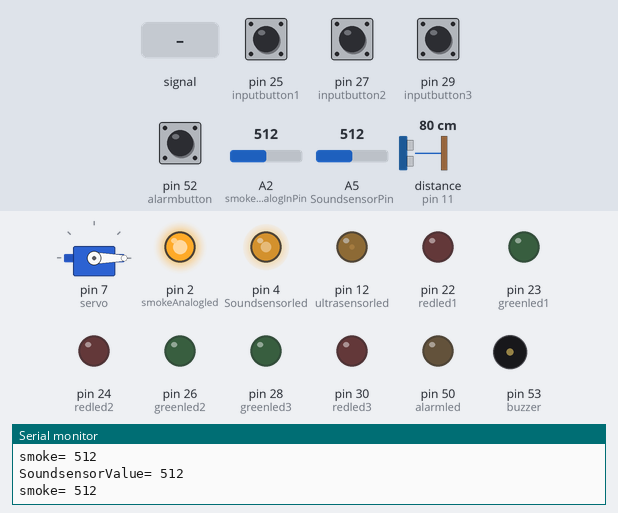
A sketch run on a simulated Arduino Mega 2560, built with avr-gcc and run on an emulated ATmega2560. Shown: servo, output pins drawn as LEDs (lit = HIGH), buzzer (waves = sounding, pin HIGH), the last lines printed to the serial monitor. Wiring (inferred from the names in the program): ultrasonic range finder: trigger pin 11; echo pin 11. The inputs (shaded band) are chosen by the test bench; at power-on: pin 25 (inputbutton1), pin 27 (inputbutton2), pin 29 (inputbutton3), pin 52 (alarmbutton) LOW, A5 (SoundsensorPin) = 512, distance to the obstacle (sensor on pin 11) 80 cm, A2 (smokeAnalogInPin) = 512. The echo pulse lasts 58.3 µs per cm.

Above: at 1.2 s.
1.3 s: A5 (SoundsensorPin) set to 228
At 1.67 s:
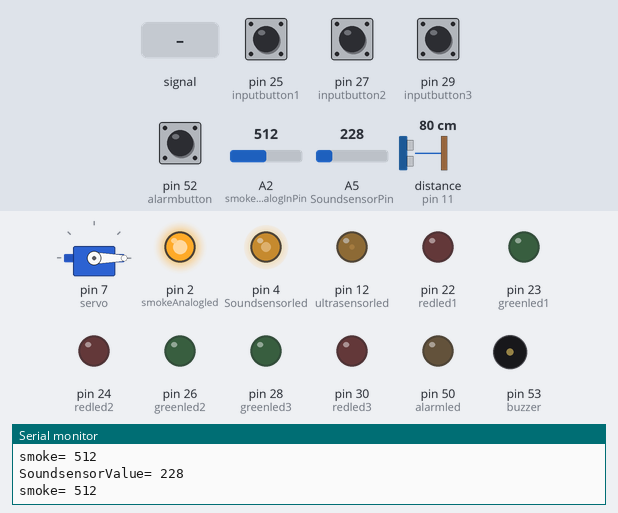
4.3 s: A5 (SoundsensorPin) set to 206
At 5.0 s:
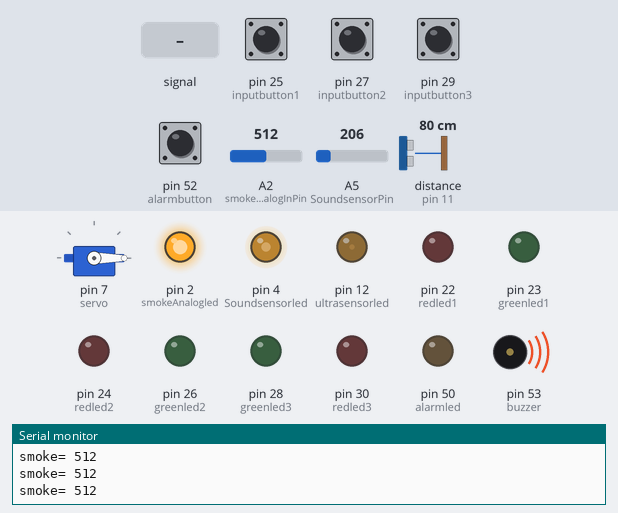
5.9 s: A5 (SoundsensorPin) fed a 200 Hz sine of ±81 counts around its level
At 7.31 s:
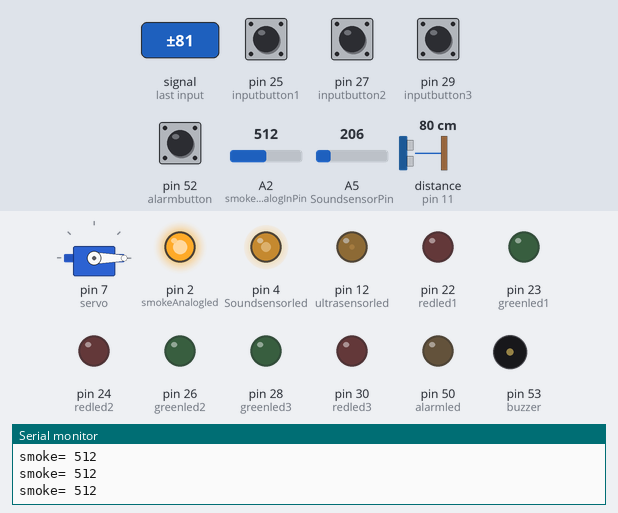
8.9 s: distance to the obstacle (sensor on pin 11) set to 2 cm
At 9.24 s:
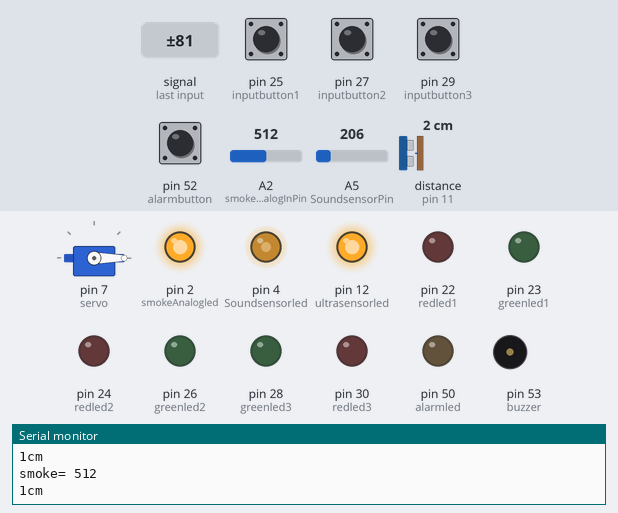
11.9 s: pin 25 (inputbutton1) pulled HIGH for 0.25 s
At 12.19 s:
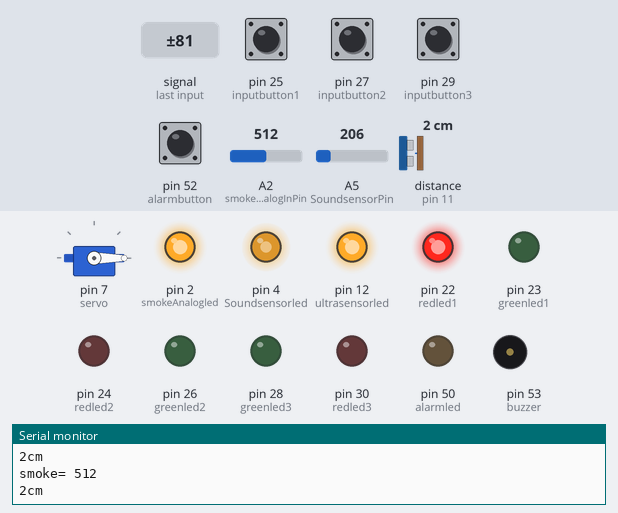
14.9 s: pin 27 (inputbutton2) pulled HIGH for 0.25 s
At 15.19 s:
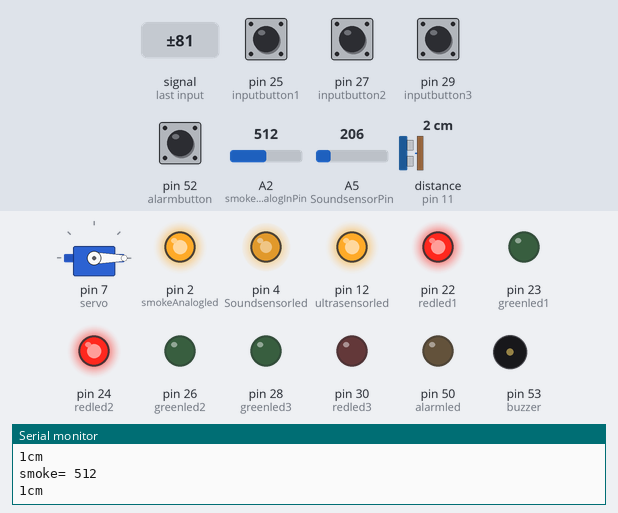
Timing chart, 0 to 20.7 s (numbered marks = the images above; inputs shaded):
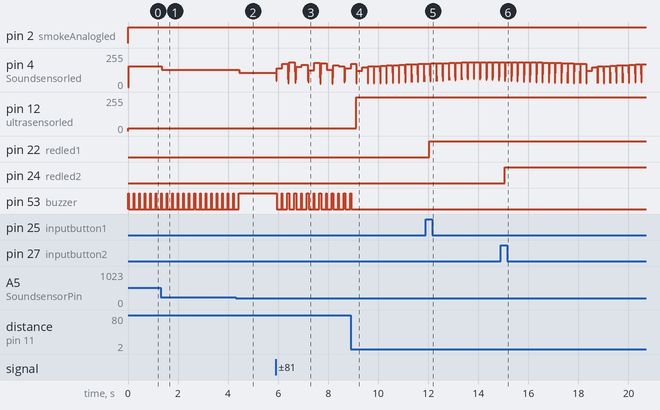

Measured:
- the behaviour switches between 221 and 220 on A5 (SoundsensorPin) (found by bisection; images 1 and 2)
- after the input at 1.3 s, pin 4 (Soundsensorled): 156/255 → 128/255 after 0.05 s
- after the input at 4.3 s, pin 4 (Soundsensorled): 128/255 → 106/255 after 0.15 s; pin 53 (buzzer): goes on until 4.4 s, then stays HIGH
- after the input at 5.9 s, pin 53 (buzzer): HIGH → LOW at once, then moves between LOW and HIGH, repeating every 1.3 s
- after the input at 8.9 s, pin 12 (ultrasensorled): 20/255 → 255/255 after 0.21 s; pin 53 (buzzer): goes on until 8.9 s, then stays LOW
- after the input at 11.9 s, pin 22 (redled1): LOW → HIGH after 0.15 s
- after the input at 14.9 s, pin 24 (redled2): LOW → HIGH after 0.15 s
- by itself, pin 53 (buzzer): alternates HIGH for 0.02 s and LOW for 0.20 s

The sketch:

RGB_panic_room.ino
```cpp
#include <Servo.h>

Servo myservo;
const int  inputbutton1 = 25;
const int inputbutton2 = 27;
const int inputbutton3 = 29;
const int redled1 = 22;
const int greenled1 = 23;
const int redled2 = 24;
const int greenled2 = 26;
const int redled3 = 30;
const int greenled3 = 28;
const int alarmbutton = 52;
const int alarmled = 50;
int smokeSensorValue = 0;
const int smokeAnalogInPin = A2;
const int smokeAnalogled = 2;
const int ultrasensorOutput = 11;
int ultrasensorled = 12;
int SoundsensorPin = 5;
int Soundsensorled = 4;
int SoundsensorValue = 0;
int buzzer = 53;
int servo = 7;


int inputbutton1_pushcounter = 0;
int inputbutton2_pushcounter = 0;
int inputbutton3_pushcounter = 0;
int inputbutton1_currentState = 0;
int inputbutton2_currentState = 0;
int inputbutton3_currentState = 0;
int inputbutton1_lastState = 0;
int inputbutton2_lastState = 0;
int inputbutton3_lastState = 0;
int alarmbutton_pushcounter = 0;
int alarmbutton_currentState = 0;
int alarmbutton_lastState = 0;

void setup() {
  Serial.begin(9600);
  pinMode(inputbutton1, INPUT);
  pinMode(inputbutton2,INPUT);
  pinMode(inputbutton3,INPUT);
  pinMode(alarmbutton,INPUT);
  pinMode(alarmled, OUTPUT);
  pinMode(redled1, OUTPUT);
  pinMode(greenled1, OUTPUT);
  pinMode(redled2,OUTPUT);
  pinMode(greenled2,OUTPUT);
  pinMode(redled3,OUTPUT);
  pinMode(greenled3,OUTPUT);
  pinMode(ultrasensorOutput, OUTPUT);
  pinMode(ultrasensorled, OUTPUT);
  pinMode(buzzer, OUTPUT);
  myservo.attach(servo);
  myservo.write(0);
}


void loop() {
  // read the pushbutton input pin:
  inputbutton1_currentState = digitalRead(inputbutton1);
  inputbutton2_currentState = digitalRead(inputbutton2);
  inputbutton3_currentState = digitalRead(inputbutton3);
  alarmbutton_currentState = digitalRead(alarmbutton);

  if (alarmbutton_currentState != alarmbutton_lastState) {
    if (alarmbutton_currentState == HIGH) {
      alarmbutton_pushcounter++;
    }
  }

  // compare the buttonState to its previous state
  if (inputbutton1_currentState != inputbutton1_lastState) {
    // if the state has changed, increment the counter
    if (inputbutton1_currentState == HIGH) {
      inputbutton1_pushcounter++;
      if (inputbutton1_pushcounter > 3) {
        inputbutton1_pushcounter = 0;
      }
    }
  }

  if (inputbutton2_currentState != inputbutton2_lastState) {
    if (inputbutton2_currentState == HIGH) {
      inputbutton2_pushcounter++;
      if (inputbutton2_pushcounter > 3) {
        inputbutton2_pushcounter = 0;
      }
    }
  }

  if (inputbutton3_currentState != inputbutton3_lastState) {
    if (inputbutton3_currentState == HIGH) {
      inputbutton3_pushcounter++;
      if (inputbutton3_pushcounter > 3) {
        inputbutton3_pushcounter = 0;
      }
    }
  }

  // save the current state as the last state,
  //for next time through the loop
  inputbutton1_lastState = inputbutton1_currentState;
  inputbutton2_lastState = inputbutton2_currentState;
  inputbutton3_lastState = inputbutton3_currentState;
  alarmbutton_lastState = alarmbutton_currentState;

  if (alarmbutton_pushcounter % 2 == 0) {
    digitalWrite(alarmled, LOW);
  } else {
    digitalWrite(alarmled, HIGH);
  }

  if (inputbutton1_pushcounter == 0) {
    digitalWrite(redled1, LOW);
    digitalWrite(greenled1, LOW);
  } else {
    if (inputbutton1_pushcounter == 1) {
      digitalWrite(redled1, HIGH);
      digitalWrite(greenled1, LOW);
    } else {
      if (inputbutton1_pushcounter == 2) {
        digitalWrite(greenled1, HIGH);
        digitalWrite(redled1, LOW);
      } else {
          if (inputbutton1_pushcounter == 3) {
            digitalWrite(greenled1, HIGH);
            digitalWrite(redled1, HIGH);
          }
      }
    }
  }

  if (inputbutton2_pushcounter == 0) {
    digitalWrite(redled2, LOW);
    digitalWrite(greenled2, LOW);
  } else {
    if (inputbutton2_pushcounter == 1) {
      digitalWrite(redled2, HIGH);
      digitalWrite(greenled2, LOW);
    } else {
      if (inputbutton2_pushcounter == 2) {
        digitalWrite(greenled2, HIGH);
        digitalWrite(redled2, LOW);
      } else {
          if (inputbutton2_pushcounter == 3) {
            digitalWrite(redled2, HIGH);
            digitalWrite(greenled2, HIGH);
          }
      }
    }
  }

  if (inputbutton3_pushcounter == 0) {
    digitalWrite(redled3, LOW);
    digitalWrite(greenled3, LOW);
  } else {
    if (inputbutton3_pushcounter == 1) {
//      wdt_enable(WDTO_30MS);
      digitalWrite(redled3, HIGH);
      digitalWrite(greenled3, LOW);
    } else {
      if (inputbutton3_pushcounter == 2) {
        digitalWrite(greenled3, HIGH);
        digitalWrite(redled3, LOW);
      } else {
          if (inputbutton3_pushcounter == 3) {
            digitalWrite(redled3, HIGH);
            digitalWrite(greenled3, HIGH);
          }
      }
    }
  }

  if(inputbutton1_pushcounter == 1 && inputbutton2_pushcounter == 3 && inputbutton3_pushcounter == 2) {
    myservo.write(90);
    delay(20);
  }

  //////// SMOKE SENSOR ////////
  smokeSensorValue = analogRead(smokeAnalogInPin);    // read the analog in value:
  analogWrite(smokeAnalogled, smokeAnalogInPin-200);
  if (smokeSensorValue >= 370) {
    // when smoke detected
    digitalWrite(buzzer, HIGH);
    Serial.print("smoke= ");
    Serial.print(smokeSensorValue);
    Serial.println();
  }
  else {
   // when there is no smoke
   digitalWrite(buzzer, LOW);
  }
//  delay(10);
  //////// END SMOKE SENSOR ////////

  //////// ULTRASONIC SENSOR ////////
  long duration, cm;
  pinMode(ultrasensorOutput, OUTPUT);
  digitalWrite(ultrasensorOutput, LOW);
  delayMicroseconds(2);
  digitalWrite(ultrasensorOutput, HIGH);
  delayMicroseconds(5);
  digitalWrite(ultrasensorOutput, LOW);
  pinMode(ultrasensorOutput, INPUT);
  duration = pulseIn(ultrasensorOutput, HIGH);

  // convert the time into a distance
  cm = microsecondsToCentimeters(duration);

  if(cm < 10) {
    // near object detected
    Serial.print(cm);
    Serial.print("cm");
    Serial.println();
    if (alarmbutton_pushcounter % 2 == 0) {
      digitalWrite(ultrasensorled, HIGH);
      digitalWrite(buzzer, LOW);
    } else {
      digitalWrite(ultrasensorled, LOW);
      digitalWrite(buzzer, HIGH);
    }
  } else {
    if (cm < 100)
      analogWrite(ultrasensorled, 100-cm);
    else
      digitalWrite(ultrasensorled, LOW);
  }
  delay(15);
  //////// END ULTRASONIC SENSOR ////////

  //////// SOUND SENSOR ////////
  SoundsensorValue = analogRead(SoundsensorPin);
  analogWrite(Soundsensorled, SoundsensorValue-100);
  if (SoundsensorValue>220) {
    if (alarmbutton_pushcounter % 2 == 0)
      digitalWrite(buzzer, LOW);
    else
      digitalWrite(buzzer, HIGH);
      delay(200);
    Serial.print("SoundsensorValue= ");
    Serial.print(SoundsensorValue);
    Serial.println();
  } else {
    digitalWrite(buzzer, LOW);
  }
  //////// END SOUND SENSOR ////////
}


long microsecondsToCentimeters(long microseconds)
{
  // The speed of sound is 340 m/s or 29 microseconds per centimeter.
  // The ping travels out and back, so to find the distance of the
  // object we take half of the distance travelled.
  return microseconds / 29 / 2;
}

void(* resetFunc) (void) = 0; //declare reset function @ address 0
```
